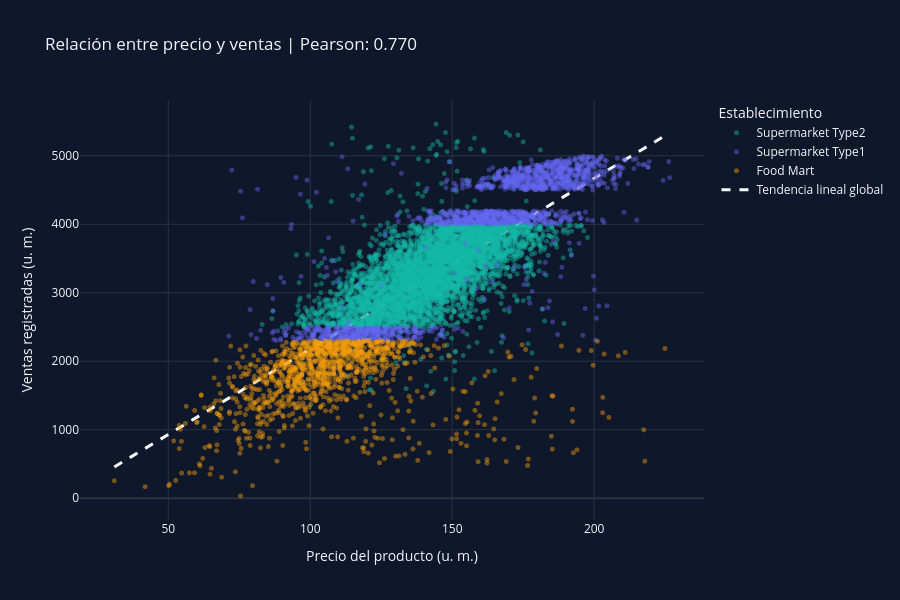

Write notebook code for a chart like this one.
### Code cell
pendiente, intercepto = np.polyfit(
    df[col_precio],
    df[col_ventas],
    1
)

x_tendencia = np.linspace(
    df[col_precio].min(),
    df[col_precio].max(),
    100
)

y_tendencia = pendiente * x_tendencia + intercepto

fig_tendencia = go.Figure(fig_correlacion)

fig_tendencia.add_trace(
    go.Scatter(
        x=x_tendencia,
        y=y_tendencia,
        mode="lines",
        name="Tendencia lineal global",
        line=dict(
            color="#F8FAFC",
            width=3,
            dash="dash"
        )
    )
)

fig_tendencia.update_layout(
    title=f"Relación entre precio y ventas | Pearson: {pearson:.3f}"
)

fig_tendencia.show()

fig_tendencia.write_html(
    carpeta_graficas / "tendencia_precio_ventas.html",
    include_plotlyjs="cdn"
)

### Figure 1 — Plotly figure (JSON) as saved in the notebook; plotly's stock layout.template omitted (floating-point values rounded to 4 significant figures; data arrays with more than 128 entries replaced by an {"elided": "..."} marker saying what was removed)
{"data": [{"customdata": {"elided": "4676x3 str values"}, "hovertemplate": "Establecimiento=Supermarket Type2<br>Precio del producto (u. m.)=%{x}<br>Ventas registradas (u. m.)=%{y}<br>Product_Id=%{customdata[0]}<br>Product_Type=%{customdata[1]}<br>Store_Id=%{customdata[2]}<extra></extra>", "legendgroup": "Supermarket Type2", "marker": {"color": "#14B8A6", "opacity": 0.45, "size": 5, "symbol": "circle"}, "mode": "markers", "name": "Supermarket Type2", "showlegend": true, "type": "scattergl", "x": {"elided": "4676 float values"}, "xaxis": "x", "y": {"elided": "4676 float values"}, "yaxis": "y"}, {"customdata": {"elided": "1586x3 str values"}, "hovertemplate": "Establecimiento=Supermarket Type1<br>Precio del producto (u. m.)=%{x}<br>Ventas registradas (u. m.)=%{y}<br>Product_Id=%{customdata[0]}<br>Product_Type=%{customdata[1]}<br>Store_Id=%{customdata[2]}<extra></extra>", "legendgroup": "Supermarket Type1", "marker": {"color": "#6366F1", "opacity": 0.45, "size": 5, "symbol": "circle"}, "mode": "markers", "name": "Supermarket Type1", "showlegend": true, "type": "scattergl", "x": {"elided": "1586 float values"}, "xaxis": "x", "y": {"elided": "1586 float values"}, "yaxis": "y"}, {"customdata": {"elided": "1152x3 str values"}, "hovertemplate": "Establecimiento=Food Mart<br>Precio del producto (u. m.)=%{x}<br>Ventas registradas (u. m.)=%{y}<br>Product_Id=%{customdata[0]}<br>Product_Type=%{customdata[1]}<br>Store_Id=%{customdata[2]}<extra></extra>", "legendgroup": "Food Mart", "marker": {"color": "#F59E0B", "opacity": 0.45, "size": 5, "symbol": "circle"}, "mode": "markers", "name": "Food Mart", "showlegend": true, "type": "scattergl", "x": {"elided": "1152 float values"}, "xaxis": "x", "y": {"elided": "1152 float values"}, "yaxis": "y"}, {"line": {"color": "#F8FAFC", "dash": "dash", "width": 3}, "mode": "lines", "name": "Tendencia lineal global", "type": "scatter", "x": [31.0, 32.98, 34.95, 36.93, 38.9, 40.88, 42.85, 44.83, 46.81, 48.78, 50.76, 52.73, 54.71, 56.68, 58.66, 60.63, 62.61, 64.59, 66.56, 68.54, 70.51, 72.49, 74.46, 76.44, 78.42, 80.39, 82.37, 84.34, 86.32, 88.29, 90.27, 92.25, 94.22, 96.2, 98.17, 100.1, 102.1, 104.1, 106.1, 108.1, 110.0, 112.0, 114.0, 116.0, 117.9, 119.9, 121.9, 123.9, 125.8, 127.8, 129.8, 131.8, 133.7, 135.7, 137.7, 139.7, 141.6, 143.6, 145.6, 147.6, 149.5, 151.5, 153.5, 155.5, 157.4, 159.4, 161.4, 163.4, 165.3, 167.3, 169.3, 171.3, 173.2, 175.2, 177.2, 179.2, 181.1, 183.1, 185.1, 187.1, 189.1, 191.0, 193.0, 195.0, 197.0, 198.9, 200.9, 202.9, 204.9, 206.8, 208.8, 210.8, 212.8, 214.7, 216.7, 218.7, 220.7, 222.6, 224.6, 226.6], "y": [455.8, 505.0, 554.3, 603.6, 652.9, 702.2, 751.4, 800.7, 850.0, 899.3, 948.6, 997.8, 1047.0, 1096.0, 1146.0, 1195.0, 1244.0, 1294.0, 1343.0, 1392.0, 1441.0, 1491.0, 1540.0, 1589.0, 1638.0, 1688.0, 1737.0, 1786.0, 1836.0, 1885.0, 1934.0, 1983.0, 2033.0, 2082.0, 2131.0, 2181.0, 2230.0, 2279.0, 2328.0, 2378.0, 2427.0, 2476.0, 2525.0, 2575.0, 2624.0, 2673.0, 2723.0, 2772.0, 2821.0, 2870.0, 2920.0, 2969.0, 3018.0, 3068.0, 3117.0, 3166.0, 3215.0, 3265.0, 3314.0, 3363.0, 3412.0, 3462.0, 3511.0, 3560.0, 3610.0, 3659.0, 3708.0, 3757.0, 3807.0, 3856.0, 3905.0, 3955.0, 4004.0, 4053.0, 4102.0, 4152.0, 4201.0, 4250.0, 4300.0, 4349.0, 4398.0, 4447.0, 4497.0, 4546.0, 4595.0, 4644.0, 4694.0, 4743.0, 4792.0, 4842.0, 4891.0, 4940.0, 4989.0, 5039.0, 5088.0, 5137.0, 5187.0, 5236.0, 5285.0, 5334.0]}], "layout": {"height": 600, "legend": {"title": {"text": "Establecimiento"}, "tracegroupgap": 0}, "paper_bgcolor": "#0F172A", "plot_bgcolor": "#0F172A", "title": {"text": "Relación entre precio y ventas | Pearson: 0.770"}, "xaxis": {"anchor": "y", "domain": [0, 1], "title": {"text": "Precio del producto (u. m.)"}}, "yaxis": {"anchor": "x", "domain": [0, 1], "title": {"text": "Ventas registradas (u. m.)"}}}}
